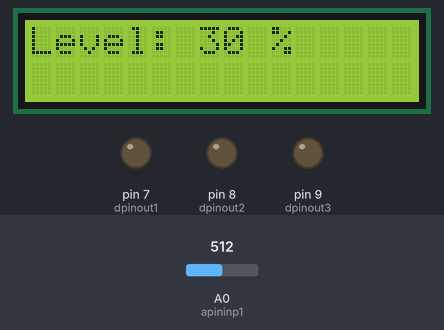
Simulated run of this sketch. Board: Arduino Uno, built with avr-gcc and run on an emulated ATmega328P. On the bench: 16×2 character LCD, output pins drawn as LEDs (lit = HIGH). Inputs (shaded band) come from the test bench; at power-on: A0 (apininp1) = 512. What the sketch prints to the serial monitor is not drawn.

Above: at 1.2 s.
1.3 s: A0 (apininp1) set to 716
At 3.2 s:
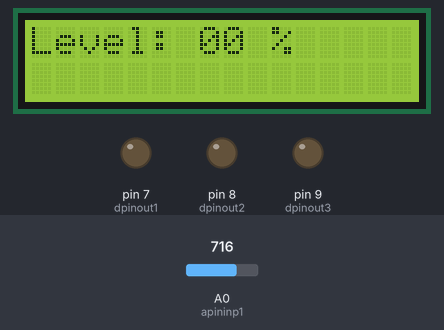
3.5 s: A0 (apininp1) set to 306
At 5.0 s:
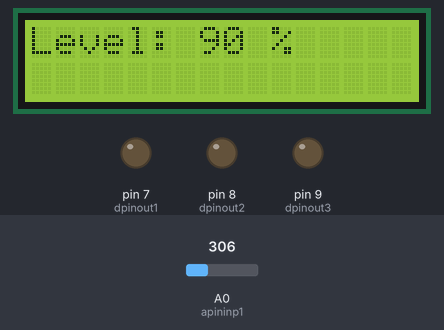
Timing chart, 0 to 6.5 s (numbered marks = the images above; inputs shaded):
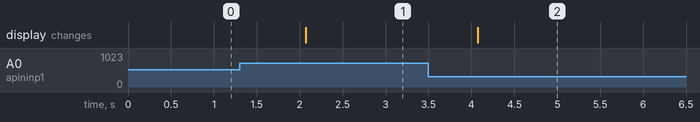

Measured:
- after the input at 1.3 s, the display: changes after 0.77 s (image 1)
- after the input at 3.5 s, the display: changes after 0.58 s (image 2)

The sketch:

waterlevelmine.ino
```cpp
#include <LiquidCrystal.h>

LiquidCrystal lcd(12, 11, 2, 3, 4, 5);
int apininp1 = A0;
int dpinout1 = 7;
int dpinout2 = 8;
int dpinout3 = 9;
int waterlevelstatus = 0;

void setup(void) {
  Serial.begin(9600);
  lcd.begin(16, 2);
  pinMode(apininp1, INPUT);
  pinMode(dpinout1, OUTPUT);
  pinMode(dpinout2, OUTPUT);
  pinMode(dpinout3, OUTPUT);
  digitalWrite(dpinout1, LOW);
  digitalWrite(dpinout2, LOW);
  digitalWrite(dpinout3, LOW);
}

void loop(void) {

    float waterlevel = analogRead(apininp1);
    float waterlevelvolt = waterlevel*4.7/1023;

    if(waterlevelvolt <= 5 && waterlevelvolt >= 3){
          waterlevelstatus=0;
    } else if(waterlevelvolt < 3 && waterlevelvolt >= 2.25){
          waterlevelstatus=30;
    } else if(waterlevelvolt < 2.25 && waterlevelvolt >= 2.05) {
          waterlevelstatus=60;
    } else {
        waterlevelstatus=90;
    }

    //Serial.println(waterlevel);
    Serial.println(waterlevelvolt);
    Serial.print("Water Level: ");
    Serial.print(waterlevelstatus);
    Serial.println(" %");


    // Print a message to the LCD.
    lcd.setCursor(0,0);
    lcd.print("Level: ");
    lcd.setCursor(7,0);
    lcd.print(waterlevelstatus);
    lcd.setCursor(9,0);
    lcd.print(" %");
    delay(1000);
}
```
